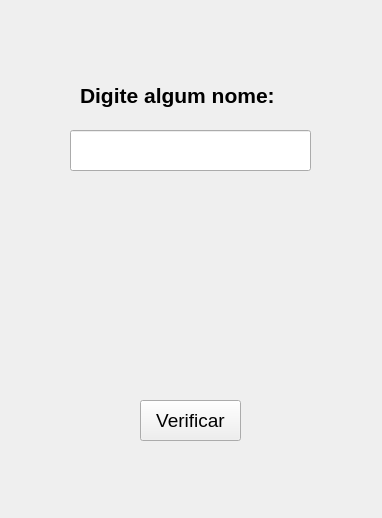
<?xml version="1.0" encoding="UTF-8"?>
<ui version="4.0">
 <class>Form</class>
 <widget class="QWidget" name="Form">
  <property name="geometry">
   <rect>
    <x>0</x>
    <y>0</y>
    <width>382</width>
    <height>518</height>
   </rect>
  </property>
  <property name="windowTitle">
   <string>Form</string>
  </property>
  <widget class="QPushButton" name="pushButton">
   <property name="geometry">
    <rect>
     <x>140</x>
     <y>400</y>
     <width>101</width>
     <height>41</height>
    </rect>
   </property>
   <property name="font">
    <font>
     <pointsize>14</pointsize>
    </font>
   </property>
   <property name="text">
    <string>Verificar</string>
   </property>
  </widget>
  <widget class="QLineEdit" name="lineEdit">
   <property name="geometry">
    <rect>
     <x>70</x>
     <y>130</y>
     <width>241</width>
     <height>41</height>
    </rect>
   </property>
   <property name="font">
    <font>
     <pointsize>14</pointsize>
     <weight>75</weight>
     <bold>true</bold>
    </font>
   </property>
  </widget>
  <widget class="QLabel" name="label">
   <property name="geometry">
    <rect>
     <x>80</x>
     <y>80</y>
     <width>241</width>
     <height>31</height>
    </rect>
   </property>
   <property name="font">
    <font>
     <pointsize>16</pointsize>
     <weight>75</weight>
     <bold>true</bold>
    </font>
   </property>
   <property name="text">
    <string>Digite algum nome:</string>
   </property>
  </widget>
 </widget>
 <resources/>
 <connections/>
</ui>
